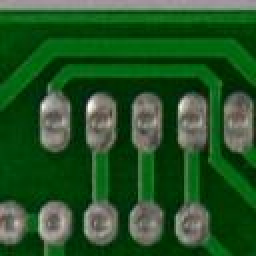
#> input picture outimg.jpg, 128 x 128 px, given as the content of the folder nloads/DATASET_PCB/test/PCB_DATASET/images/Spurious_copper/., which was not available (shown 2 times larger)
$ python split.py
#> lines starting #> are read from the running program, lines starting #| are printed output that depends on the picture; pictures that were not available may be replaced by others from this repository, and a replacement may not be noted
from PIL import Image
from tqdm import tqdm
import glob
import cv2
import numpy as np
# filename_list = glob.glob('./01.jpg')
# PATH = saved_loc + '/' #'/home/jaehan/vae_pytorch_custom/caveweight/'

# /home/pojaehanwer/Downloads/DATASET_PCB/test/PCB_DATASET/images

# /home/pojaehanwer/Downloads/DATASET_PCB/test/crop
PATH = '/home/pojaehanwer/Downloads/DATASET_PCB/test/'
defect = 'Spurious_copper'
filename_list = glob.glob(PATH + "PCB_DATASET/images/" + defect +'/'+'./*.jpg')
# filename_list = glob.glob('/home/pojaehanwer/Downloads/DATASET_PCB/test/PCB_DATASET/images/Missing_hole/' +'./*.jpg')

filename_list.sort()

fill_number = len(str(len(filename_list)))
a = 0
# print(fill_number)
for idx, filename in enumerate(tqdm(filename_list), 1):
    im = Image.open(filename)
#> im is the input picture: PIL image 128x128 RGB; mean R, G, B 36.4, 83.9, 37.8

    # cv2.imshow('window',im)
    # cv2.waitKey(0)

    print(np.shape(im))
#| (128, 128, 3)
    print(a)
    # i = 0
    h, w, c = np.shape(im)
#> h = 128; w = 128; c = 3
    for i in range(1,5):
        for j in range(1,5):
            area = ((i-1)*(1/4)*w, (j-1)*(1/4)*h, i*(1/4)*w, j*(1/4)*h)
            crop_image = im.crop(area)
            savename = PATH+'crop/'+defect+'/'+'crop_' +str(a)+str(i)+str(j)+ '.jpg'
            # savename = '/home/pojaehanwer/Downloads/DATASET_PCB/test/crop/Missing_hole/'+'crop_' +str(a)+str(i)+str(j)+ '.jpg'
            # savename = './save/crop_' +str(i)+ str(j)+str(idx).zfill(fill_number) + '.jpg'

            crop_image.save(savename)
#> this loop made 4 passes
#> pass 1, `crop_image.save(savename)`:
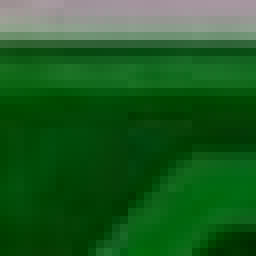
#> saved as crop_011.jpg: PIL image 32x32 RGB (shown 8 times larger); mean R, G, B 28.8, 92.4, 34.2
#> pass 1, `crop_image.save(savename)`:
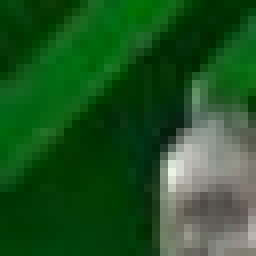
#> saved as crop_012.jpg: PIL image 32x32 RGB (shown 8 times larger); mean R, G, B 30.3, 82.7, 33.9
#> pass 1, `crop_image.save(savename)`:
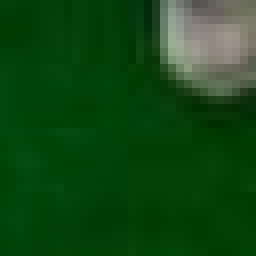
#> saved as crop_013.jpg: PIL image 32x32 RGB (shown 8 times larger); mean R, G, B 16.8, 72, 20
#> pass 1, `crop_image.save(savename)`:
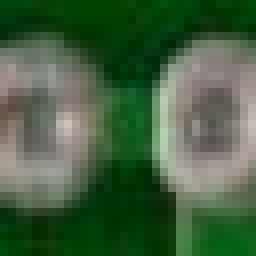
#> saved as crop_014.jpg: PIL image 32x32 RGB (shown 8 times larger); mean R, G, B 67.9, 96.3, 64.6
#> after the loop:
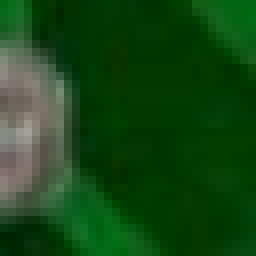
#> crop_image: PIL image 32x32 RGB (shown 8 times larger); mean R, G, B 20.6, 70.8, 21.2
    a+=1
